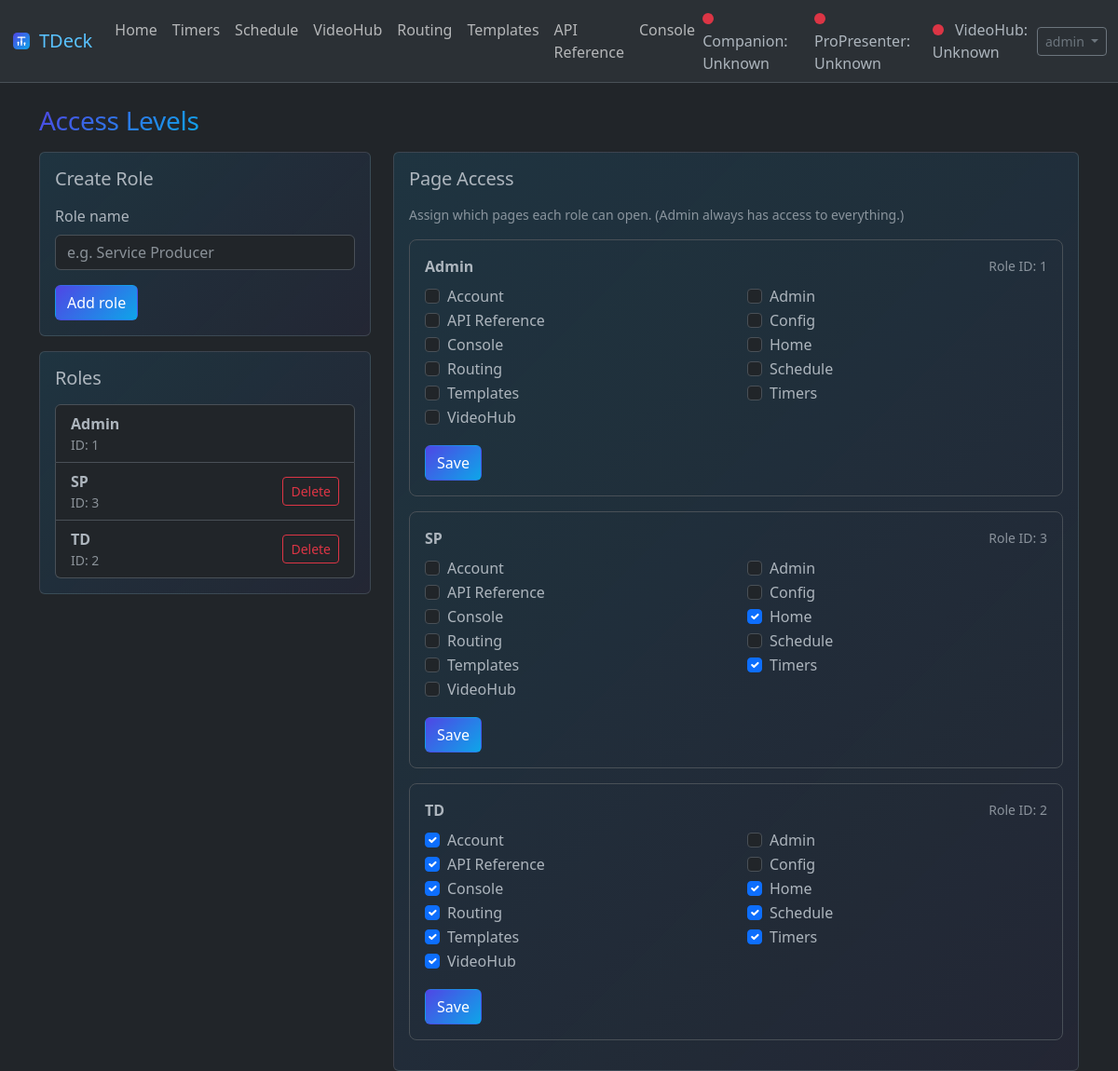
The page /admin/roles (signed in) on the database its author committed.
### tables this page shows
CREATE TABLE users (
              id INTEGER PRIMARY KEY AUTOINCREMENT,
              username TEXT NOT NULL UNIQUE,
              password_hash TEXT NOT NULL,
              role_id INTEGER,
              is_active INTEGER NOT NULL DEFAULT 1,
              created_at TEXT,
              updated_at TEXT,
              FOREIGN KEY(role_id) REFERENCES roles(id)
            );

CREATE TABLE roles (
              id INTEGER PRIMARY KEY AUTOINCREMENT,
              name TEXT NOT NULL UNIQUE
            );

### webui.py (the view, shortened to what this page needs)
@app.route('/admin/roles', methods=['GET', 'POST'])
@require_page('page:admin', 'Admin')
def admin_roles_page():
    conn = _db()
    try:
        roles = conn.execute('SELECT id,name FROM roles ORDER BY lower(name)').fetchall()
        role_pages = conn.execute('SELECT role_id,page_key FROM role_pages').fetchall()
    finally:
        conn.close()
    pages = sorted([(k, v.get('name') or k) for k, v in _PAGE_REGISTRY.items()], key=lambda x: x[1].lower())
    role_to_pages: dict[int, set[str]] = {}
    for rp in role_pages or []:
        try:
            role_to_pages.setdefault(int(rp['role_id']), set()).add(str(rp['page_key']))
        except Exception:
            continue
    return render_template('admin_roles.html', page_title='Access Levels', roles=roles, pages=pages, role_to_pages=role_to_pages)

### package/apps/calendar/utils.py (called while the page is built)
def get_config() -> Dict[str, Any]:
    return dict(_CONFIG)

### webui.py (called while the page is built, shortened)
def _auth_cfg() -> dict:
    try:
        return utils.get_config() if hasattr(utils, 'get_config') else {}
    except Exception:
        return {}

def _auth_enabled() -> bool:
    cfg = _auth_cfg()
    try:
        return bool(cfg.get('auth_enabled', False))
    except Exception:
        return False

def _db() -> sqlite3.Connection:
    conn = sqlite3.connect(str(_AUTH_DB_PATH))
    conn.row_factory = sqlite3.Row
    return conn

def _ensure_role(name: str) -> int:
    conn = _db()
    try:
        row = conn.execute('SELECT id FROM roles WHERE name=?', (name,)).fetchone()
        if row:
            return int(row['id'])
        conn.execute('INSERT INTO roles(name) VALUES (?)', (name,))
        conn.commit()
        row2 = conn.execute('SELECT id FROM roles WHERE name=?', (name,)).fetchone()
        return int(row2['id'])
    finally:
        conn.close()

def _bootstrap_default_users_roles() -> None:
    _init_auth_db()
    admin_role_id = _ensure_role('Admin')
    td_role_id = _ensure_role('TD')
    sp_role_id = _ensure_role('SP')
    try:
        conn = _db()
        try:
            td_has = conn.execute('SELECT 1 FROM role_pages WHERE role_id=? LIMIT 1', (td_role_id,)).fetchone()
            sp_has = conn.execute('SELECT 1 FROM role_pages WHERE role_id=? LIMIT 1', (sp_role_id,)).fetchone()
        finally:
            conn.close()
    except Exception:
        pass
    conn = _db()
    try:
        row = conn.execute('SELECT id FROM users WHERE username=?', ('admin',)).fetchone()
    finally:
        conn.close()

def _user_record(user_id: int) -> sqlite3.Row | None:
    conn = _db()
    try:
        return conn.execute(
            'SELECT u.*, r.name AS role_name FROM users u LEFT JOIN roles r ON r.id=u.role_id WHERE u.id=?',
            (int(user_id),),
        ).fetchone()
    finally:
        conn.close()

def _role_allows_page(role_id: int | None, role_name: str | None, page_key: str) -> bool:
    if not page_key:
        return False
    if str(role_name or '') == 'Admin':
        return True

@login_manager.user_loader
def _load_user(user_id: str):
    try:
        row = _user_record(int(user_id))
        return _User(row) if row else None
    except Exception:
        return None

def _csrf_token() -> str:
    tok = session.get('_csrf')
    if not tok:
        tok = secrets.token_hex(16)
        session['_csrf'] = tok
    return str(tok)

### templates/admin_roles.html (shortened to what this page needs)
{% extends 'base.html' %}
{% set page_title = 'Access Levels' %}
{% block content %}
  <div class="row g-4">
    <div class="col-lg-4">
      <div class="card tdeck-soft">
        <div class="card-body">
          <h2 class="h5 mb-3">Create Role</h2>
          <form method="post">
            <div class="mb-3">
              <label class="form-label">Role name</label>
              <input class="form-control" name="role_name" placeholder="e.g. Service Producer" required>
            </div>
            <button class="btn btn-primary" type="submit">Add role</button>
          </form>
        </div>
      </div>
      <div class="card tdeck-soft mt-3">
        <div class="card-body">
          <h2 class="h5 mb-3">Roles</h2>
          <div class="list-group">
            {% for r in roles %}
              <div class="list-group-item d-flex justify-content-between align-items-center">
                <div>
                  <div class="fw-semibold">{{ r.name }}</div>
                  <div class="small text-muted">ID: {{ r.id }}</div>
                </div>
                {% if r.name != 'Admin' %}
                  <form method="post" class="ms-2">
                    <button class="btn btn-sm btn-outline-danger" type="submit">Delete</button>
                  </form>
                {% endif %}
              </div>
            {% endfor %}
          </div>
        </div>
      </div>
    </div>
    <div class="col-lg-8">
      <div class="card tdeck-soft">
        <div class="card-body">
          <h2 class="h5 mb-3">Page Access</h2>
          <div class="small text-muted mb-3">Assign which pages each role can open. (Admin always has access to everything.)</div>
          {% for r in roles %}
            <div class="border rounded-3 p-3 mb-3">
              <div class="d-flex justify-content-between align-items-center mb-2">
                <div class="fw-semibold">{{ r.name }}</div>
                <div class="small text-muted">Role ID: {{ r.id }}</div>
              </div>
              <form method="post">
                <div class="row">
                  {% for key, label in pages %}
                    <div class="col-md-6">
                      <div class="form-check">
                        <input class="form-check-input" type="checkbox" name="page_keys" value="{{ key }}"
                          {% if role_to_pages.get(r.id) and (key in role_to_pages.get(r.id)) %}checked{% endif %}>
                        <label class="form-check-label">{{ label }}</label>
                      </div>
                    </div>
                  {% endfor %}
                </div>
                <div class="mt-3">
                  <button class="btn btn-primary" type="submit">Save</button>
                </div>
              </form>
            </div>
          {% endfor %}
        </div>
      </div>
    </div>
  </div>
{% endblock %}

### templates/base.html (shortened to what this page needs)
<!doctype html>
<html lang="en" data-bs-theme="{{ bs_theme|default('light') }}">
  <head>
    <link href="https://cdn.jsdelivr.net/npm/bootstrap@5.3.0/dist/css/bootstrap.min.css" rel="stylesheet">
    <link rel="stylesheet" href="/static/style.css">
  </head>
  <body>
    <nav class="navbar navbar-expand-lg bg-body-tertiary border-bottom">
      <div class="container-fluid">
        <a class="navbar-brand d-flex align-items-center gap-2" href="/">
          <img src="/static/tdeck-icon.svg" alt="" width="22" height="22" style="display:block">
          <span class="tdeck-accent">TDeck</span>
        </a>
        <div class="collapse navbar-collapse">
          <ul class="navbar-nav me-auto mb-2 mb-lg-0">
            {% if not auth_enabled or can_access('page:home') %}<li class="nav-item"><a class="nav-link" href="/">Home</a></li>{% endif %}
            {% if not auth_enabled or can_access('page:timers') %}<li class="nav-item"><a class="nav-link" href="/timers">Timers</a></li>{% endif %}
            {% if not auth_enabled or can_access('page:calendar') %}<li class="nav-item"><a class="nav-link" href="/calendar">Schedule</a></li>{% endif %}
            {% if not auth_enabled or can_access('page:videohub') %}<li class="nav-item"><a class="nav-link" href="/videohub">VideoHub</a></li>{% endif %}
            {% if not auth_enabled or can_access('page:routing') %}<li class="nav-item"><a class="nav-link" href="/routing">Routing</a></li>{% endif %}
            {% if not auth_enabled or can_access('page:templates') %}<li class="nav-item"><a class="nav-link" href="/templates">Templates</a></li>{% endif %}
            {% if not auth_enabled or can_access('page:api_reference') %}<li class="nav-item"><a class="nav-link" href="/api-reference">API Reference</a></li>{% endif %}
            {% if not auth_enabled or can_access('page:console') %}<li class="nav-item"><a class="nav-link" href="/console">Console</a></li>{% endif %}
          </ul>
        </div>
        <div class="d-flex align-items-center">
          <div id="companion-indicator" class="me-2">
            <span id="companion-dot" class="indicator-dot bg-danger"></span>
            <span id="companion-label">Checking...</span>
          </div>
          <div id="propresenter-indicator" class="me-2">
            <span id="propresenter-dot" class="indicator-dot bg-danger"></span>
            <span id="propresenter-label">ProPresenter: Checking...</span>
          </div>
          <div id="videohub-indicator" class="me-2">
            <span id="videohub-dot" class="indicator-dot bg-danger"></span>
            <span id="videohub-label">VideoHub: Checking...</span>
          </div>
          {% if auth_enabled %}
            <div class="dropdown">
              <button class="btn btn-sm btn-outline-secondary dropdown-toggle" data-bs-toggle="dropdown" aria-expanded="false">
                {% if current_user and current_user.is_authenticated %}{{ current_user.username }}{% else %}Account{% endif %}
              </button>
            </div>
          {% endif %}
        </div>
      </div>
    </nav>
    <div class="container mt-4">
      {% if page_title is defined and page_title %}
        <div class="d-flex flex-wrap align-items-end justify-content-between gap-2 mb-3">
          <div>
            <h1 id="page-title" class="h3 mb-0 tdeck-title">{{ page_title }}</h1>
          </div>
        </div>
      {% endif %}
      {% block content %}{% endblock %}
    </div>
  </body>
</html>

### static/style.css (style rules this page uses)
html { --tdeck-accent: #0ea5e9; --tdeck-accent-2: #4f46e5; }
html[data-bs-theme="dark"] { --tdeck-accent-text: #59c2ff; --tdeck-accent-soft-bg: rgba(14, 165, 233, 0.12); --tdeck-accent-border: rgba(14, 165, 233, 0.45); }
.tdeck-accent { color: var(--tdeck-accent-text) !important; }
.tdeck-soft { background: linear-gradient(135deg, var(--tdeck-accent-soft-bg), rgba(79, 70, 229, 0.06)); border: 1px solid var(--tdeck-accent-border); }
.btn.btn-primary { background: linear-gradient(135deg, var(--tdeck-accent-2), var(--tdeck-accent)); border-color: transparent; }
a { color: var(--tdeck-accent-text); }
.container h1, .container .h1, .container h2, .container .h2 { letter-spacing: -0.01em; }
.tdeck-title { background: linear-gradient(135deg, var(--tdeck-accent-2), var(--tdeck-accent)); -webkit-background-clip: text; background-clip: text; color: transparent; }
.indicator-dot { display:inline-block; width:12px; height:12px; border-radius:50%; margin-right:8px; }
body { background-color: var(--bs-body-bg); color: var(--bs-body-color); }
html[data-bs-theme="dark"] .card { border-color: rgba(255, 255, 255, 0.12); }
.container h1 { margin-bottom:1rem }

### rows shown on the page
users: username "admin"
roles: name "Admin", id "1", pages "Account" "Admin" "API Reference" "Config" "Console" "Home" "Routing" "Schedule" "Templates" "Timers" "VideoHub"
roles: name "SP", id "3", pages "Account" "Admin" "API Reference" "Config" "Console" "Home" "Routing" "Schedule" "Templates" "Timers" "VideoHub", page_keys "☑" "☑"
roles: name "TD", id "2", page_keys "☑" "☑" "☑" "☑" "☑" "☑" "☑" "☑" "☑", pages "Account" "Admin" "API Reference" "Config" "Console" "Home" "Routing" "Schedule" "Templates" "Timers" "VideoHub"
